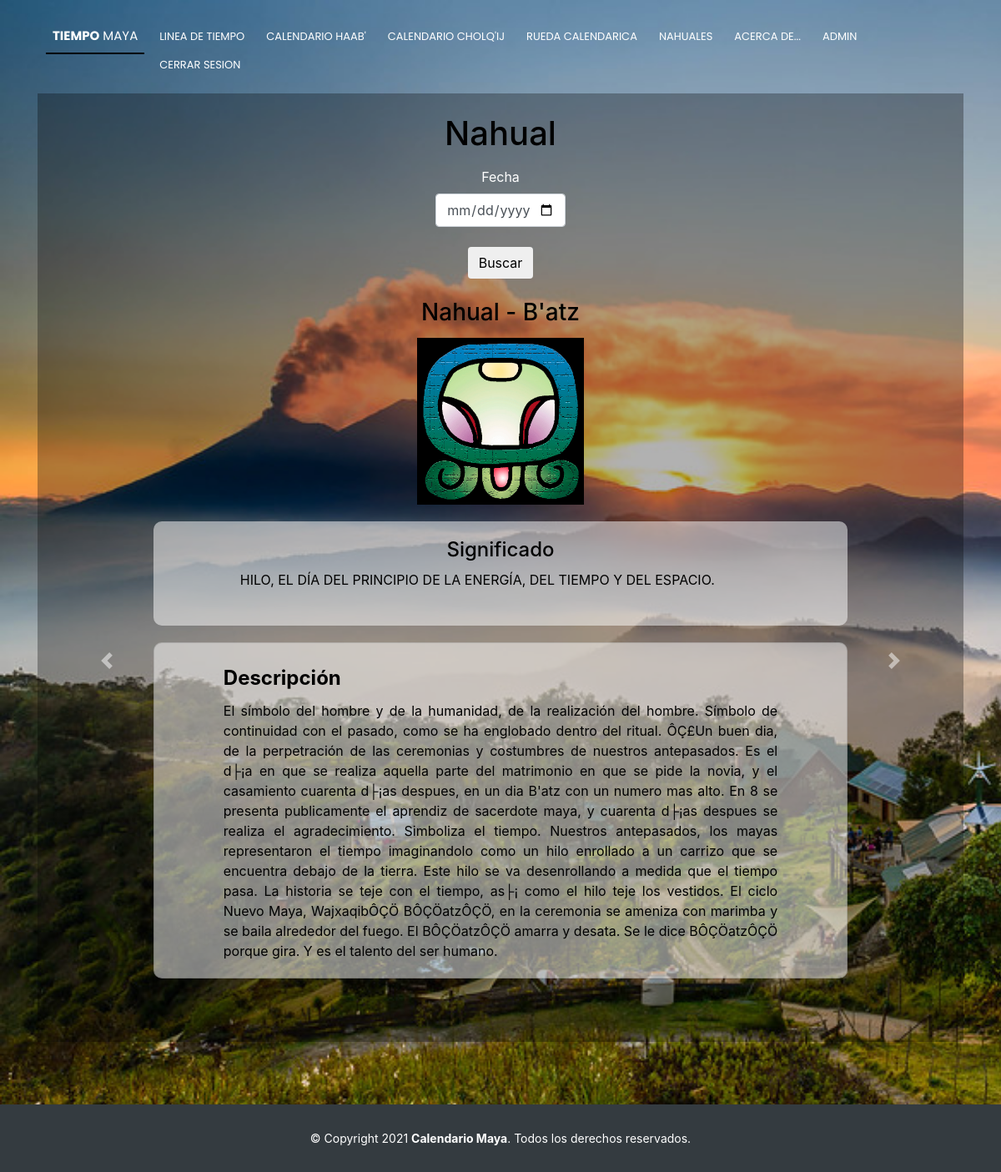
/web/CalendarioMaya/nahual.php (signed in), run on the app's committed database.
### tables this page shows
CREATE TABLE `nahual` (
  `id` int NOT NULL,
  `nombre` varchar(35) DEFAULT NULL,
  `fechaInicio` date NOT NULL,
  `fechaFinalizacion` date NOT NULL,
  `idImagen` int DEFAULT NULL,
  `significado` varchar(100) DEFAULT NULL,
  `descripcion` varchar(5000) DEFAULT NULL,
  `nombreSp` varchar(35) DEFAULT NULL,
  `nombreYucateco` varchar(35) DEFAULT NULL
);

### web/CalendarioMaya/nahual.php (the view, shortened to what this page needs)
<?php
include './backend/database/conexion.php';
$sql = "SELECT * FROM nahual";
$resultado = $conexion->query($sql);
?>
<!DOCTYPE html>
<html lang="en">
<head>
  <link href="lib/bootstrap/css/bootstrap.min.css" rel="stylesheet">
  <link href="lib/font-awesome/css/font-awesome.min.css" rel="stylesheet">
  <link href="lib/animate/animate.min.css" rel="stylesheet">
  <link href="css/style.css" rel="stylesheet">
  <link href="css/estiloLineaTiempo.css" rel="stylesheet">
  <link rel="stylesheet" href="https://maxcdn.bootstrapcdn.com/bootstrap/4.0.0/css/bootstrap.min.css">
</head>
<body>
  <div>
    <header id="header">
      <?php include 'BarradeNavegacion.php'; ?>
    </header>
  </div>
<section>
<br><br><br>
  <div class="container" style="padding-top: 40px; height:100px">
    <div style="background: rgba(0, 0, 0, 0.3);">
          <form method="POST" action="./backend/buscar_nahual.php">
            <div class="form-group">
              <br>
                <h1 style="text-align: center; color: black;">Nahual</h1>
            </div>
            <div class="form-group" style="margin: 0 auto; text-align: center;">
              <label for="InputNacimiento" style="color: white;">Fecha</label>
              <br>
              <input type="date" name="nacimiento" class="form-control" id="InputNacimiento"  style="width: 14%; margin-left: auto; margin-right: auto;" aria-describedby="dateHelp" required>
            </div>
            <div style="margin: 0 auto; text-align: center;">
              <br>
              <button type="submit" class="btn" style="color: black;">Buscar</button>
            </div>
          </form>
    </div>
    <div id="carouselExampleIndicators" class="carousel slide" data-ride="carousel">
      <div class="carousel-inner" style="height: 915px; background: rgba(0, 0, 0, 0.3);">
        <?php
        $contador = 1;
        foreach ($resultado as $nahual) :
          if(isset($_SESSION['idNahual'])){
            if($contador == $_SESSION['idNahual']){ ?>
              <div class="carousel-item active">
              <?php
              $_SESSION['idNahual'] = null;
            } else { ?>
              <div class="carousel-item">
            <?php
            $contador += 1;
            }
          } else {
            if($contador == 1){ ?>
              <div class="carousel-item active">
              <?php
              $contador += 1;
            } else { ?>
              <div class="carousel-item">
            <?php
            }
          }
        ?>
          <div>
            <br>
            <h3 style="text-align: center; color: black;">Nahual - <?php echo $nahual['nombre'];?></h3>
          </div>
          <div style="padding-top: 5px; padding-left: 41%;">
            <img src="<?php echo "./img/nahuales_habb/".$nahual['idImagen'].".jpg"?>" width="200px" height="200px">
          </div>
          <div id="transparencia" style="width: 75%; height: 125px; margin-left: auto; margin-right: auto;">
            <h4 class='titulo' style="margin-bottom: 10px; text-align: center; color:black">Significado</h4>
            <p style="text-align: justify; width: 75%; margin-left: auto; margin-right: auto;"><?php echo $nahual['significado'];?></p>
          </div>
          <div style="height: 400px; width: 75%; margin-left: auto; margin-right: auto;">
            <div class="card" id="transparencia" style=" padding-top: 1%;">
              <div class="card-body" style="padding-left: 10%;padding-right:10%">
                <h4 class="card-title"><strong>Descripción</strong></h4>
                <p class="card-text" style="text-align: justify; "><?php echo $nahual['descripcion'];?></p>
              </div>
            </div>
          </div>
        </div>
        <?php endforeach; ?>
      </div>
        <a class="carousel-control-prev" href="#carouselExampleIndicators" role="button" data-slide="prev">
          <span class="carousel-control-prev-icon" aria-hidden="true"></span>
        </a>
        <a class="carousel-control-next" href="#carouselExampleIndicators" role="button" data-slide="next">
          <span class="carousel-control-next-icon" aria-hidden="true"></span>
          </a>
    </div>
  </div>
</section>
<br><br><br><br><br><br><br><br><br><br><br><br><br><br><br><br><br><br><br><br><br><br><br><br><br><br><br><br><br><br><br><br><br><br><br><br><br><br><br><br><br><br><br><br><br><br><br><br>
  <footer id="footer">
    <div class="container">
      <div class="copyright">
        &copy; Copyright 2021 <strong>Calendario Maya</strong>. Todos los derechos reservados.
      </div>
    </div>
  </footer>
</body>
</html>

### web/CalendarioMaya/BarradeNavegacion.php (shortened to what this page needs)
<header id="header">
  <div class="container">
    <nav id="nav-menu-container">
      <ul class="nav-menu">
        <li class="menu-active"> <a href="index.php" style="color: white;font-size: 15px;"><strong>TIEMPO</strong> MAYA</a></li>
        <li><a href="LineaDeTiempo.php">Linea de Tiempo</a></li>
        <li><a href="CalendarioHaab.php">Calendario Haab'</a></li>
        <li><a href="CalendarioCholqij.php">Calendario Cholq'ij</a></li>
        <li><a href="rueda_calendarica.php">Rueda Calendarica</a></li>
        <li><a href="nahual.php">Nahuales</a></li>
        <li><a href="./backend/acerca_de.php">Acerca de...</a></li>
        <?php
        if (isset($_SESSION['nombre'])) { ?>
          <li><a href="ver_perfil.php"><?php echo($_SESSION['nombre']); ?></a></li>
          <?php echo '<li><a href="cerrarSesion.php">Cerrar Sesion</a></li>';
        } else{
            echo '<li><a href="iniciarSesion.php">Iniciar Sesion</a></li>
            <li><a href="crear_perfil.php">Registrarse</a></li>';
        }
        ?>
      </ul>
    </nav>
  </div>
</header>

### web/CalendarioMaya/css/style.css (style rules this page uses)
body { background: #fff; color: #666666; font-family: "Open Sans", sans-serif; }
a { color: #2dc997; }
p { padding: 0; margin: 0 0 30px 0; text-align: justify; }
h1, h2, h3, h4, h5, h6 { font-family: "Poppins", sans-serif; font-weight: 400; margin: 0 0 20px 0; padding: 0; color: #2dc997; }
#header { padding: 30px 0; height: 92px; position: fixed; left: 0; top: 0; right: 0; transition: all 0.5s; z-index: 997; }
.nav-menu, .nav-menu * { margin: 0; padding: 0; list-style: none; }
.nav-menu li { position: relative; white-space: nowrap; }
.nav-menu > li { float: left; }
#nav-menu-container { float: right; margin: 0; }
.nav-menu a { padding: 0 8px 10px 8px; text-decoration: none; display: inline-block; color: #fff; font-family: "Poppins", sans-serif; font-weight: 400; text-transform: uppercase; font-size: 13px; outline: none; }
.nav-menu > li { margin-left: 10px; }
.nav-menu > li > a:before { content: ""; position: absolute; width: 100%; height: 2px; bottom: 0; left: 0; background-color: #2dc997; visibility: hidden; -webkit-transform: scaleX(0); transform: scaleX(0); -webkit-transition: all 0.3s ease-in-out 0s; transition: all 0.3s ease-in-out 0s; }
.nav-menu a:hover:before, .nav-menu li:hover > a:before, .nav-menu .menu-active > a:before { visibility: visible; -webkit-transform: scaleX(1); transform: scaleX(1); }
#footer { background: #343b40; padding: 30px 0; color: #fff; font-size: 14px; }
#footer .copyright { text-align: center; }

### web/CalendarioMaya/css/estiloLineaTiempo.css (style rules this page uses)
#transparencia { border-radius: 10px; margin-top: 20px; background: rgba(255, 255, 255, 0.5); color: black; }
.titulo { padding-top: 20px; }

### web/CalendarioMaya/nahual.php (style rules this page uses)
body { background: url("./img/fondo.jpg") ; background-size: cover; }
.nav-menu > li > a:before { background-color: black; }

### data on the page
nahual: nombre "B'atz", significado "HILO, EL DÍA DEL PRINCIPIO DE LA ENERGÍA, DEL TIEMPO Y DEL ESPACIO.", descripcion "El símbolo del hombre y de la humanidad, de la realización del hombre. Símbolo de continuidad con el pasado, como se ha englobado dentro del ritual. ÔÇ£Un buen dia, de la perpetración de las ceremonias y costumbres de nuestros antepasados. Es el d├¡a en que se realiza aquella parte del matrimonio en que se pide la novia, y el casamiento cuarenta d├¡as despues, en un dia B'atz con un numero mas alto. En 8 se presenta publicamente el aprendiz de sacerdote maya, y cuarenta d├¡as despues se realiza el agradecimiento. Simboliza el tiempo. Nuestros antepasados, los mayas representaron el tiempo imaginandolo como un hilo enrollado a un carrizo que se encuentra debajo de la tierra. Este hilo se va…"

### other printed values
$_SESSION['nombre'] "ADMIN"
